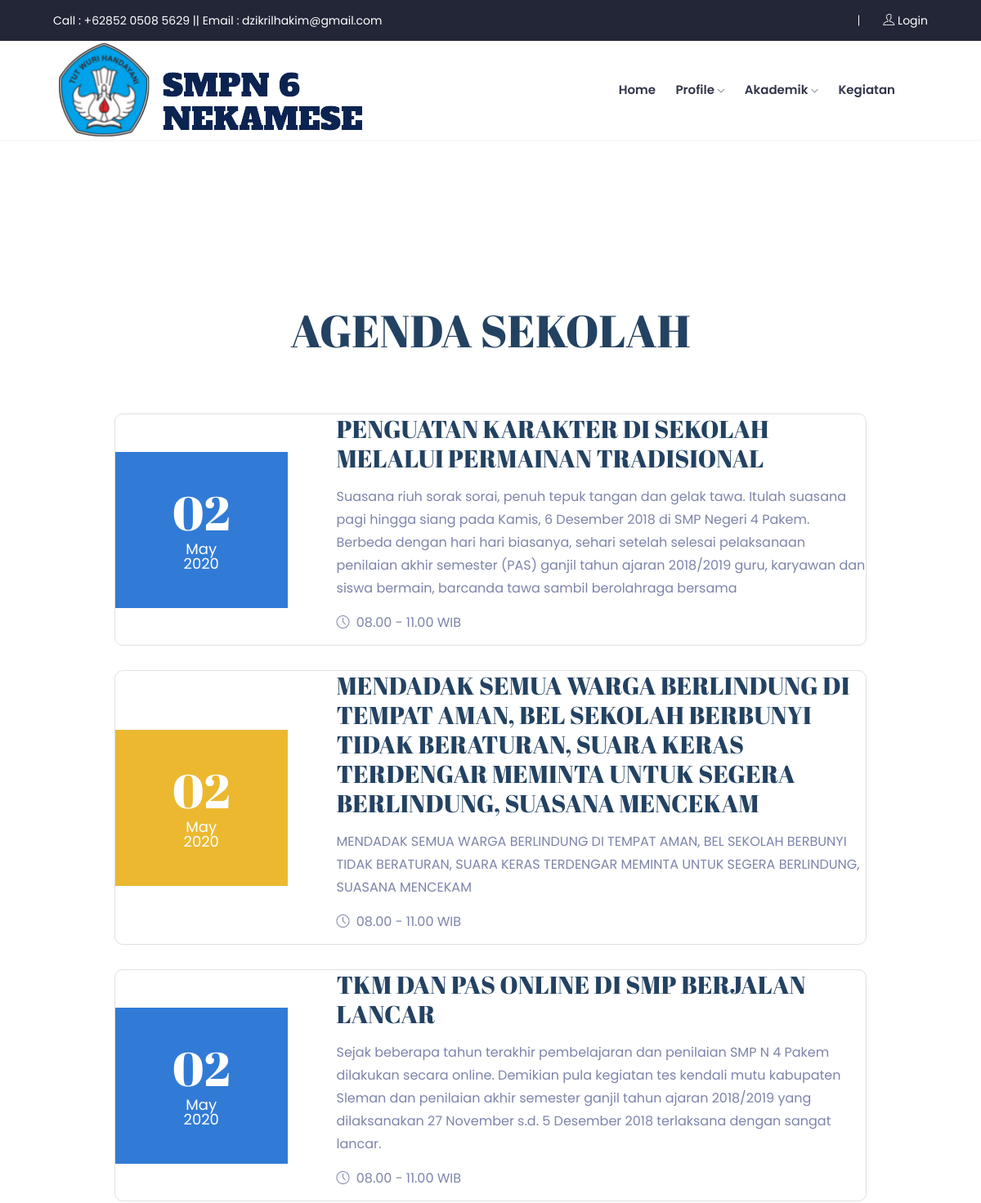
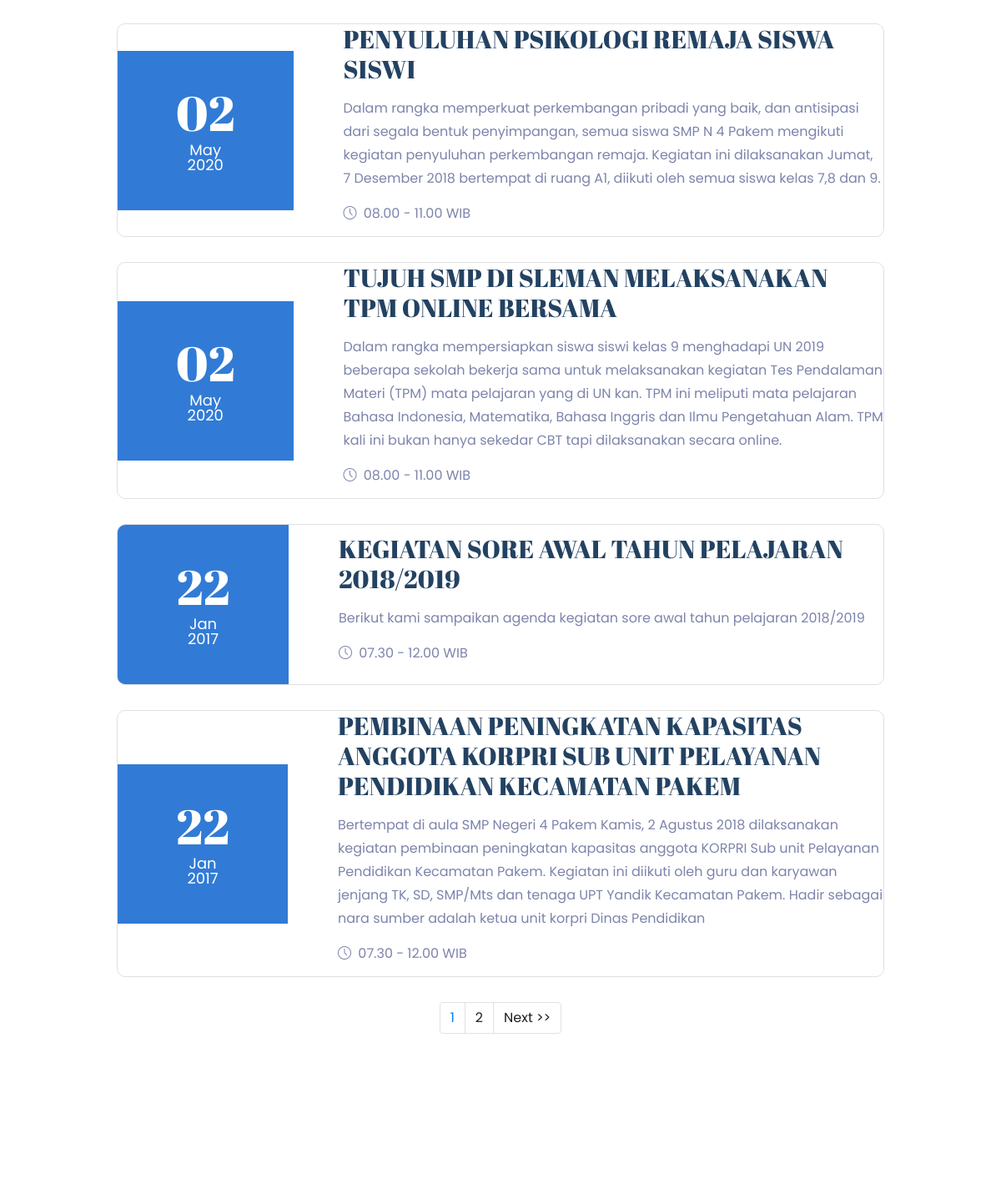
The app's page /index.php/agenda (upper part), older data (2 pictures, top to bottom).
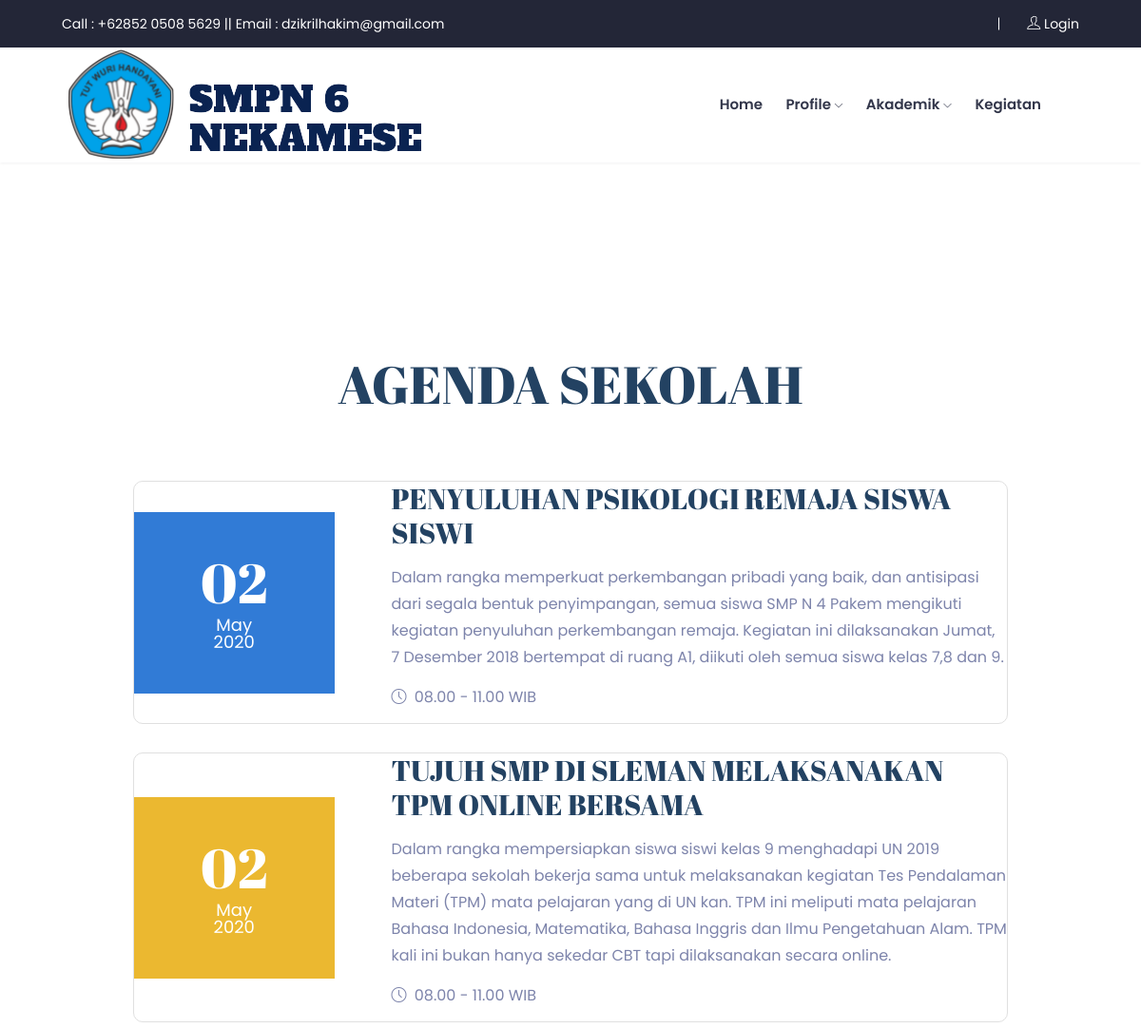
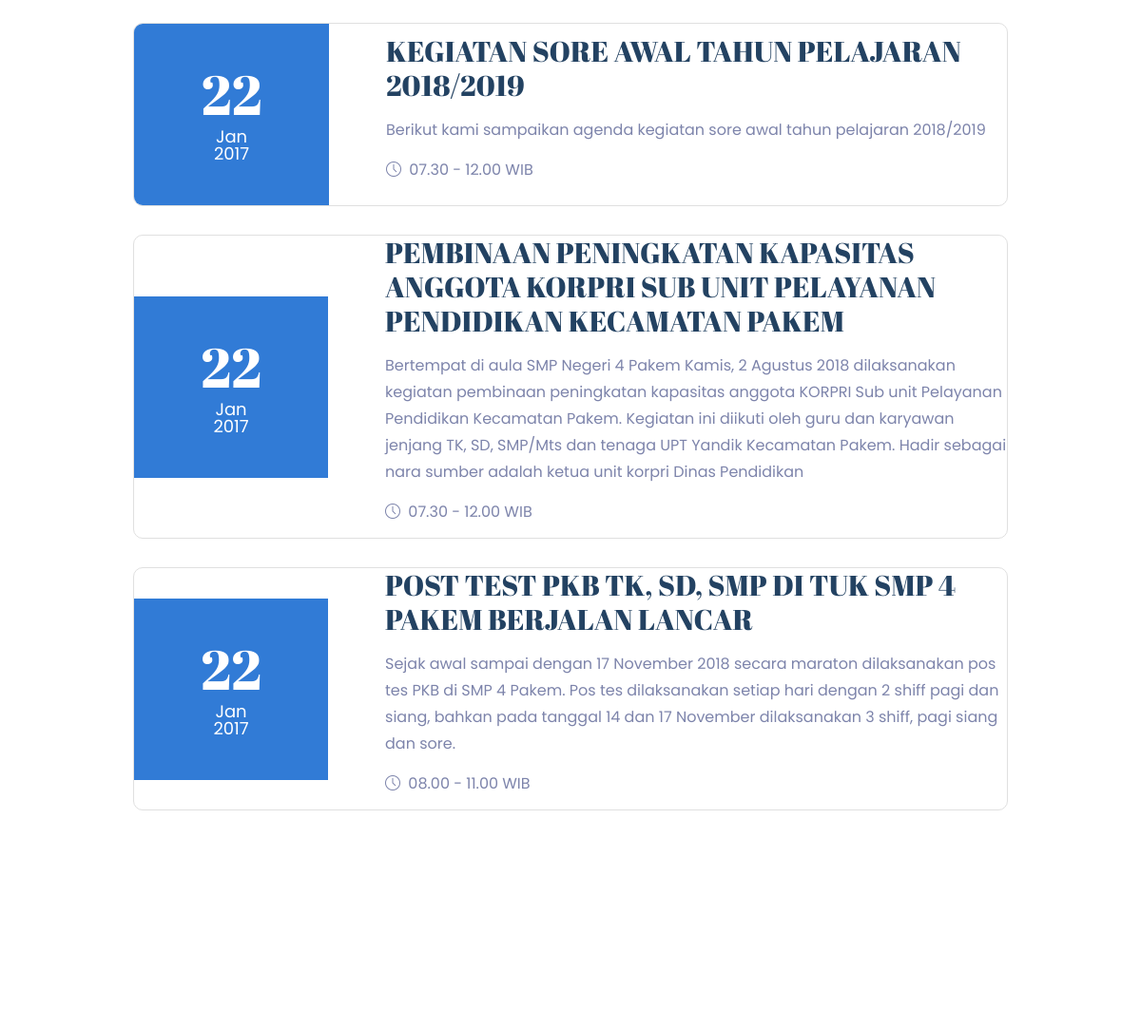
The same page, newer data (2 pictures, top to bottom).
### tables this page shows
CREATE TABLE `tbl_agenda` (
  `agenda_id` int(11) NOT NULL,
  `agenda_nama` varchar(200) DEFAULT NULL,
  `agenda_tanggal` timestamp NULL DEFAULT current_timestamp(),
  `agenda_deskripsi` text DEFAULT NULL,
  `agenda_mulai` date DEFAULT NULL,
  `agenda_selesai` date DEFAULT NULL,
  `agenda_tempat` varchar(90) DEFAULT NULL,
  `agenda_waktu` varchar(30) DEFAULT NULL,
  `agenda_keterangan` varchar(200) DEFAULT NULL,
  `agenda_author` varchar(60) DEFAULT NULL
);

### index.php (called while the page is built, shortened)
<?php
require_once BASEPATH.'core/CodeIgniter.php';

### application/models/M_agenda.php (called while the page is built, shortened)
<?php
class M_agenda extends CI_Model{
	function agenda_perpage($offset,$limit){
		$hsl=$this->db->query("SELECT tbl_agenda.*,DATE_FORMAT(agenda_tanggal,'%d/%m/%Y') AS tanggal FROM tbl_agenda ORDER BY agenda_id DESC limit $offset,$limit");
		return $hsl;
	}
}

### application/views/depan/v_agenda.php (the view)
<div class="recent_event_area section__padding">
        <div class="container">
            <div class="row justify-content-center">
                <div class="col-lg-8 col-md-10">
                    <div class="section_title text-center mb-70">
                        <h3 class="mb-45">AGENDA SEKOLAH</h3>
                    </div>
                </div>
            </div>
            <div class="row justify-content-center">
                <div class="col-lg-10">
                    <?php foreach($data->result() as $row):?>
                    <div class="single_event d-flex align-items-center">
                        <div class="date text-center">
                            <span><?php echo date("d", strtotime($row->agenda_tanggal));?></span>
                            <p><?php echo date("M Y", strtotime($row->agenda_tanggal));?></p>
                        </div>
                        <div class="event_info">
                            <a href="#">
                                <h4><?php echo $row->agenda_nama;?></h4>
                             </a>
                            <p><?php echo $row->agenda_deskripsi;?></p>
                            <p><span> <i class="flaticon-clock"></i> <?php echo $row->agenda_waktu;?></span> </p>
                        </div>
                    </div>
                    <?php endforeach;?>
                </div>
                <div class="col-md-12 text-center">
        <?php echo $page;?>
    </div>
            </div>
        </div>
    </div>

### application/controllers/Agenda.php (shortened to what this page needs)
<?php
class Agenda extends CI_Controller{
	function __construct(){
		$this->load->model('m_agenda');
		$this->load->model('m_pengunjung');
	}
	function index(){
		$jum=$this->m_agenda->agenda();
        $page=$this->uri->segment(3);
        if(!$page):
            $offset = 0;
        else:
            $offset = $page;
        endif;
        $limit=7;
        $config['base_url'] = base_url() . 'agenda/index/';
            $config['total_rows'] = $jum->num_rows();
            $config['per_page'] = $limit;
            $config['uri_segment'] = 3;
	          $config['full_tag_open']    = '<div class="pagging text-center"><nav><ul class="pagination justify-content-center">';
	          $config['full_tag_close']   = '</ul></nav></div>';
	          $config['num_tag_open']     = '<li class="page-item"><span class="page-link">';
	          $config['num_tag_close']    = '</span></li>';
	          $config['cur_tag_open']     = '<li class="page-item"><span class="page-link">';
	          $config['cur_tag_close']    = '<span class="sr-only">(current)</span></span></li>';
	          $config['next_tag_open']    = '<li class="page-item"><span class="page-link">';
	          $config['next_tagl_close']  = '<span aria-hidden="true">&raquo;</span></span></li>';
	          $config['prev_tag_open']    = '<li class="page-item"><span class="page-link">';
	          $config['prev_tagl_close']  = '</span>Next</li>';
	          $config['first_tag_open']   = '<li class="page-item"><span class="page-link">';
	          $config['first_tagl_close'] = '</span></li>';
	          $config['last_tag_open']    = '<li class="page-item"><span class="page-link">';
	          $config['last_tagl_close']  = '</span></li>';
            $config['first_link'] = 'Awal';
            $config['last_link'] = 'Akhir';
            $config['next_link'] = 'Next >>';
            $config['prev_link'] = '<< Prev';
            $this->pagination->initialize($config);
            $this->data['page'] =$this->pagination->create_links();
		      $this->data['data']=$this->m_agenda->agenda_perpage($offset,$limit);
            $this->data['main_view']   = 'depan/v_agenda';
            $this->load->view('theme/template',$this->data);
	}
}

### application/views/theme/template.php (shortened to what this page needs)
<!doctype html>
<html class="no-js" lang="zxx">
<head>
    <link rel="stylesheet" href="<?php echo base_url('');?>style/css/bootstrap.min.css">
    <link rel="stylesheet" href="<?php echo base_url('');?>style/css/owl.carousel.min.css">
    <link rel="stylesheet" href="<?php echo base_url('');?>style/css/magnific-popup.css">
    <link rel="stylesheet" href="<?php echo base_url('');?>style/css/font-awesome.min.css">
    <link rel="stylesheet" href="<?php echo base_url('');?>style/css/themify-icons.css">
    <link rel="stylesheet" href="<?php echo base_url('');?>style/css/nice-select.css">
    <link rel="stylesheet" href="<?php echo base_url('');?>style/css/flaticon.css">
    <link rel="stylesheet" href="<?php echo base_url('');?>style/css/gijgo.css">
    <link rel="stylesheet" href="<?php echo base_url('');?>style/css/animate.css">
    <link rel="stylesheet" href="<?php echo base_url('');?>style/css/slicknav.css">
    <link rel="stylesheet" href="<?php echo base_url('');?>style/css/style.css">
    <link href="<?php echo base_url().'theme/css/dataTables.bootstrap4.min.css'?>" rel="stylesheet">
</head>
<body>
    <header>
    <div class="header-area ">
    <?php $this->load->view('theme/header'); ?>
    <?php $this->load->view('theme/navigation'); ?>
    </div>
    </header>
    <?php $this->load->view($main_view); ?>
    <?php $this->load->view('theme/footer'); ?>

### application/views/theme/header.php
<div class="header-top_area">
    <div class="container-fluid">
        <div class="row">
            <div class="col-lg-12">
                <div class="header_top_wrap d-flex justify-content-between align-items-center">
                    <div class="text_wrap">
                        <p><span>Call : +62852 0508 5629</span>     ||   <span>Email : dzikrilhakim@gmail.com</span></p>
                    </div>
                    <div class="text_wrap">
                        <p><a href="http://localhost/website-sekolah/admin/login"> <i class="ti-user"></i>  Login</a>
                    </div>
                </div>
            </div>
        </div>
    </div>
</div>

### application/views/theme/navigation.php (shortened to what this page needs)
<div id="sticky-header" class="main-header-area">
                <div class="container-fluid">
                    <div class="row">
                        <div class="col-lg-12">
                            <div class="header_wrap d-flex justify-content-between align-items-center">
                                <div class="header_left">
                                    <div class="logo">
                                        <a href="<?php echo base_url('');?>">
                                            <img src="<?php echo base_url('');?>style/img/sekolah.png" alt="">
                                        </a>
                                    </div>
                                </div>
                                <div class="header_right d-flex align-items-center">
                                    <div class="main-menu  d-none d-lg-block">
                                        <nav>
                                            <ul id="navigation">
                                                <li><a  href="<?php echo base_url('');?>">home</a></li>
                                                <li><a href="#">Profile <i class="ti-angle-down"></i></a>
                                                </li>
                                                <li><a href="#">Akademik <i class="ti-angle-down"></i></a>
                                                </li>
                                                <li><a href="<?php echo site_url('blog');?>">Kegiatan</a></li>
                                            </ul>
                                        </nav>
                                    </div>
                                </div>
                            </div>
                        </div>
                        <div class="col-12">
                        </div>
                    </div>
                </div>
            </div>

### application/views/theme/footer.php (shortened to what this page needs)
</body>
</html>

Row changes from the older to the newer data that the page shows:
removed tbl_agenda: agenda_tanggal "02", agenda_tanggal "May 2020", agenda_nama "PENGUATAN KARAKTER DI SEKOLAH MELALUI PERMAINAN TRADISIONAL", agenda_deskripsi "Suasana riuh sorak sorai, penuh tepuk tangan dan gelak tawa. Itulah suasana pagi hingga siang pada Kamis, 6 Desember 2018 di SMP Negeri 4 Pakem. Berbeda dengan hari hari biasanya, sehari setelah selesai pelaksanaan penilaian akhir semester (PAS) ganjil tahun ajaran 2018/2019 guru, karyawan dan siswa bermain, barcanda tawa sambil berolahraga bersama", agenda_waktu "08.00 - 11.00 WIB"
removed tbl_agenda: agenda_tanggal "02", agenda_tanggal "May 2020", agenda_nama "MENDADAK SEMUA WARGA BERLINDUNG DI TEMPAT AMAN, BEL SEKOLAH BERBUNYI TIDAK BERATURAN, SUARA KERAS TERDENGAR MEMINTA UNTUK SEGERA BERLINDUNG, SUASANA MENCEKAM", agenda_deskripsi "MENDADAK SEMUA WARGA BERLINDUNG DI TEMPAT AMAN, BEL SEKOLAH BERBUNYI TIDAK BERATURAN, SUARA KERAS TERDENGAR MEMINTA UNTUK SEGERA BERLINDUNG, SUASANA MENCEKAM", agenda_waktu "08.00 - 11.00 WIB"
removed tbl_agenda: agenda_tanggal "02", agenda_tanggal "May 2020", agenda_nama "TKM DAN PAS ONLINE DI SMP BERJALAN LANCAR", agenda_deskripsi "Sejak beberapa tahun terakhir pembelajaran dan penilaian SMP N 4 Pakem dilakukan secara online. Demikian pula kegiatan tes kendali mutu kabupaten Sleman dan penilaian akhir semester ganjil tahun ajaran 2018/2019 yang dilaksanakan 27 November s.d. 5 Desember 2018 terlaksana dengan sangat lancar.", agenda_waktu "08.00 - 11.00 WIB"
now on this page (row edited): tbl_agenda: agenda_tanggal "22", agenda_tanggal "Jan 2017", agenda_nama "POST TEST PKB TK, SD, SMP DI TUK SMP 4 PAKEM BERJALAN LANCAR", agenda_deskripsi "Sejak awal sampai dengan 17 November 2018 secara maraton dilaksanakan pos tes PKB di SMP 4 Pakem. Pos tes dilaksanakan setiap hari dengan 2 shiff pagi dan siang, bahkan pada tanggal 14 dan 17 November dilaksanakan 3 shiff, pagi siang dan sore.", agenda_waktu "08.00 - 11.00 WIB"
Text that changed along with them:
$page: "1 2 Next >>" → (not shown)
